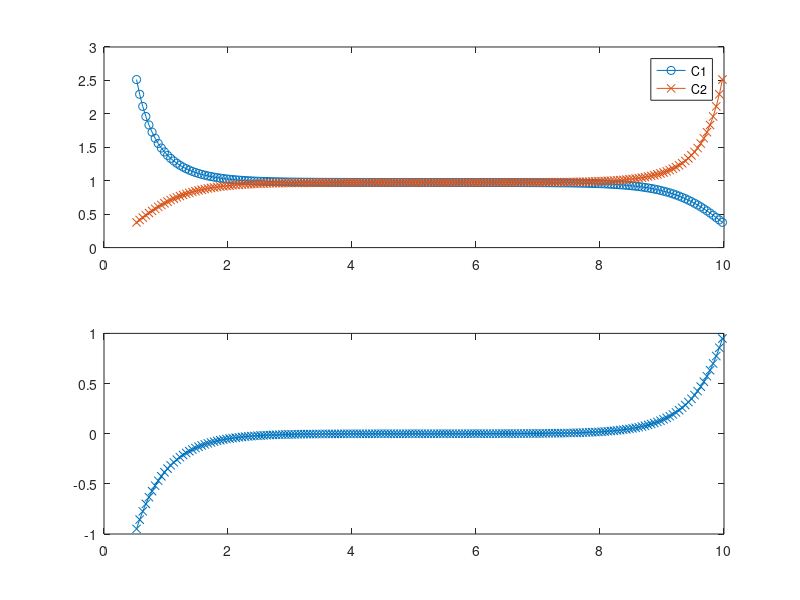
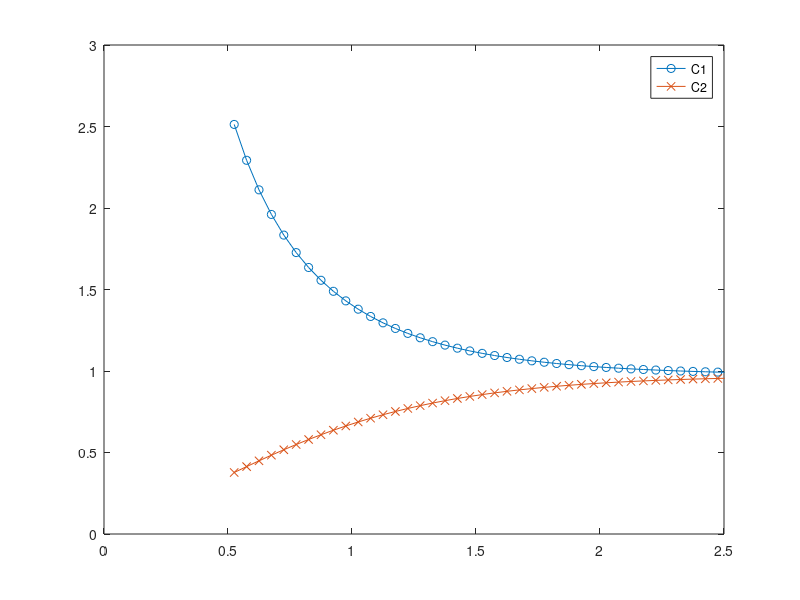
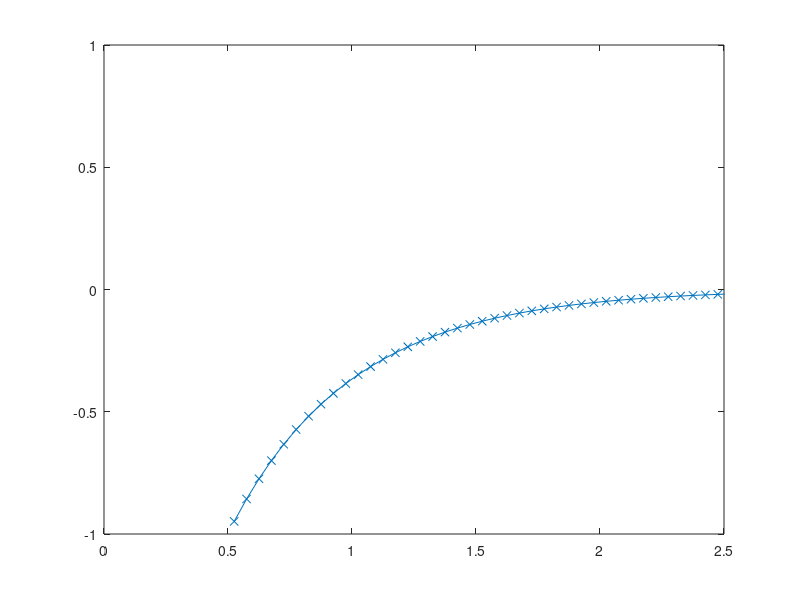

Reproduce these figures in MATLAB, in order.
%
% Poisson-Nernst-Planck system
%


clear all;

% coord=0, cart; coord=1, polar
coord = 0;
% coord = 1;

xlo = 0.5;
xhi = 10.0;
Lx = xhi-xlo;
dh = 0.05;
nx = round(Lx / dh);
dx = Lx / nx;
dx2 = dx^2;


xcell = linspace(xlo+dx/2,xhi-dx/2,nx)';
xnode = linspace(xlo,xhi,nx+1)';

if coord == 0
    rcell = ones(nx,1);
    rnode = ones(nx+1,1);
elseif coord == 1
    rcell = xcell;
    rnode = xnode;
end

lambda = 2;
lambda2 = lambda^2;

nspec = 2;
specz(1) = 1.0;
specz(2) = -1.0;
specc = zeros(nx,nspec);
specc(:,1) = 1.0;
specc(:,2) = 1.0;
for ispec = 1:nspec
    specq(ispec) = sum(specc(:,ispec).*rcell);
end

psi = zeros(nx,1);

%% zeta-potential BC
bctype = [ 1, 1 ];
bcval = [ -1, 1 ];
%% surface charge BC
% bctype = [ 0, 1 ];
% bcval = [ -lambda2/2*(-0.5), 0 ];

disp(['Build Psi']);
Apsi = sparse(nx,nx);
rpsi = zeros(nx,1);
for i = 1:nx
    aa = 0;
    if i > 1
        cc = 1.0/dx2 * rnode(i);
        Apsi(i,i-1) = cc;
        aa = aa - cc;
    else
        if bctype(1) == 0
            rpsi(i) = rpsi(i) - bcval(1)*rnode(i)/dx;
        elseif bctype(1) == 1
            cc = 1.0/dx2 * rnode(i);
            aa = aa - cc*2;
            rpsi(i) = rpsi(i) + bcval(1)*cc*2;
        end
    end
    if i < nx
        cc = 1.0/dx2 * rnode(i+1);
        Apsi(i,i+1) = cc;
        aa = aa - cc;
    else
        if bctype(2) == 0
            rpsi(i) = rpsi(i) + bcval(2)*rnode(i+1)/dx;
        elseif bctype(2) == 1
            cc = 1.0/dx2 * rnode(i+1);
            aa = aa - cc*2;
            rpsi(i) = rpsi(i) + bcval(2)*cc*2;
        end
    end
    Apsi(i,i) = aa;
end

figdbg = figure;

% wspec = 0.1;
% wpsi = 0.1;
wspec = 0.2;
wpsi = 0.2;
% wpsi = 1.0 - wspec;

for iter = 1:40
    % charge density
    rho = zeros(nx,1);
    for ispec = 1:nspec
        rho = rho + specz(ispec).*specc(:,ispec);
    end
    
    bpsi = -lambda2/2 .* rho;
    bpsi = bpsi .* rcell - rpsi;
    sol = Apsi \ bpsi;
    psi = wpsi.*sol + (1-wpsi).*psi;
    
    %
    dpsi = zeros(nx+1,1);
    dpsi(2:nx) = 1.0/dx .* (psi(2:nx)-psi(1:nx-1));
    if bctype(1) == 0
        dpsi(1) = bcval(1);
    elseif bctype(1) == 1
        dpsi(1) = (psi(2)-bcval(1)) / (dx/2);
    end
    if bctype(2) == 0
        dpsi(nx+1) = bcval(2);
    elseif bctype(2) == 1
        dpsi(nx+1) = (bcval(2)-psi(nx)) / (dx/2);
    end
    
    for ispec = 1:nspec
        zz = specz(ispec);
        
        Aspec = sparse(nx,nx);
        bspec = zeros(nx,1);
        for i = 1:nx
            aa = 0;
            if i > 1
                Aspec(i,i-1) = rnode(i)*(1.0/dx2 - zz*dpsi(i)/(dx*2));
                aa = aa + rnode(i)*(-1.0/dx2 - zz*dpsi(i)/(dx*2));
            else
                % do nothing, nonflux BC
            end
            if i < nx
                Aspec(i,i+1) = rnode(i+1)*(1.0/dx2 + zz*dpsi(i+1)/(dx*2));
                aa = aa + rnode(i+1)*(-1.0/dx2 + zz*dpsi(i+1)/(dx*2));
            else
                % do nothing, nonflux BC
            end
            Aspec(i,i) = aa;
        end
        
        % NOTE Aspec is singular
        % use density conservation 
        qq = specq(ispec);
        Aspec(1,:) = rcell';
        bspec(1) = qq;
        
        cc = Aspec \ bspec;
        specc(:,ispec) = wspec.*cc + (1-wspec).*specc(:,ispec);
    end
    
    % figure;
    % plot(xcell,specc(:,1),'o-',xcell,specc(:,2),'x-');
    % legend('C1','C2');
    
    figure(figdbg)
    subplot(2,1,1);
    plot(xcell,specc(:,1),'o-',xcell,specc(:,2),'x-');
    legend('C1','C2');
    subplot(2,1,2);
    plot(xcell,psi,'x-');
    
    disp(['iter=',int2str(iter)]);
    
    pause;
end


figure;
plot(xcell,specc(:,1),'o-',xcell,specc(:,2),'x-');
% axis([0 2.5 0 3])
xlim([0 2.5])
legend('C1','C2');
figure;
plot(xcell,psi,'x-');
% axis([0 2.5 -1.5 0.0])
xlim([0 2.5])






















